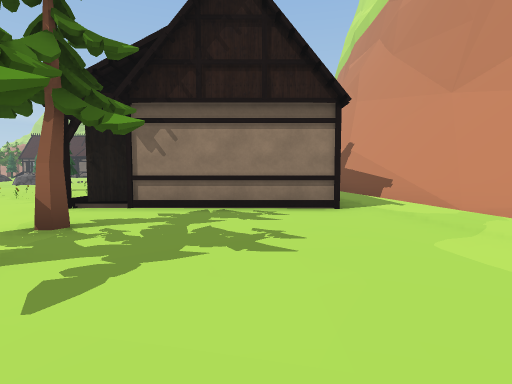
View 1 (above)

24 first-person views from a walk through a Unity game level. The camera is 1.3 m above the floor, tilts 4° down and sees 80° across. The floor is counted in squares, 2 m on a side. Each view is taken from the middle of a square. On the plan, view 1 faces up. The plan holds only what a view shows up to about 10 squares ahead; the rest is blank. The place goes on beyond the plan. The player is left out. Some animated figures are not drawn. Some surface patterns are stand-ins.

View 2
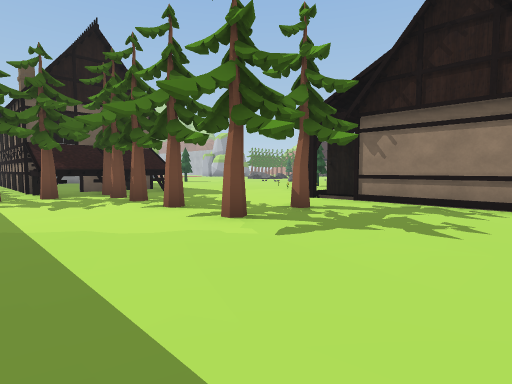

View 3
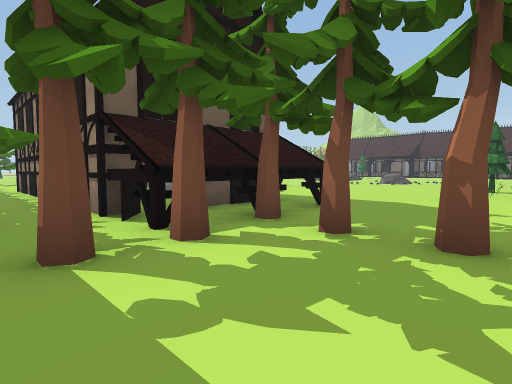

View 4
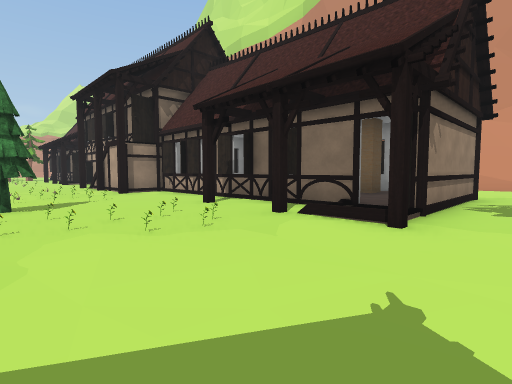

View 5
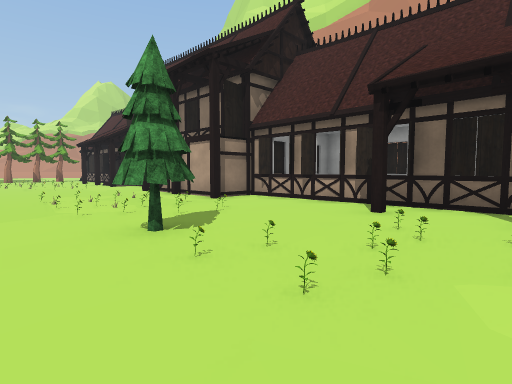

View 6
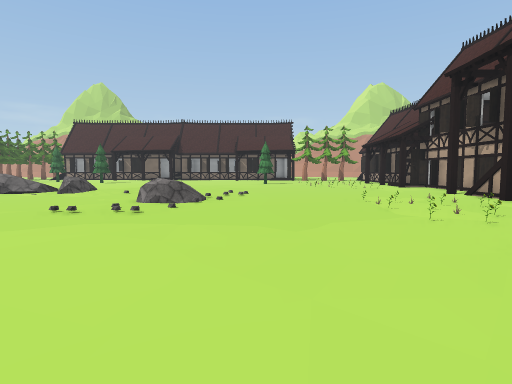

View 7
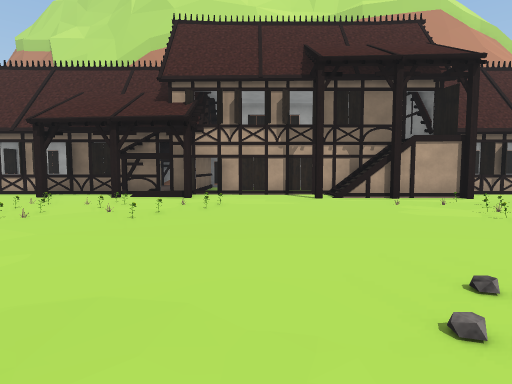

View 8
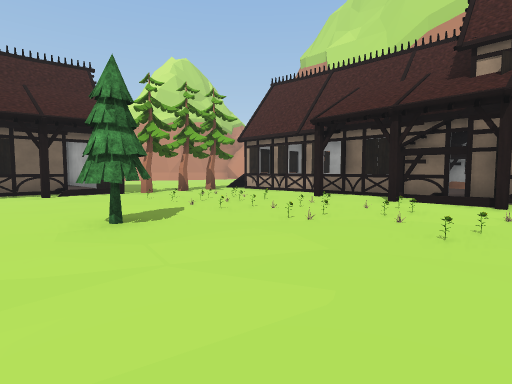

View 9
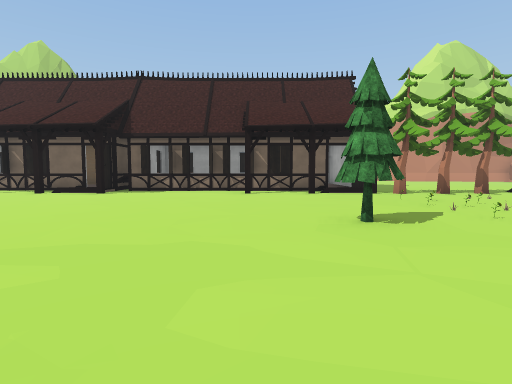

View 10
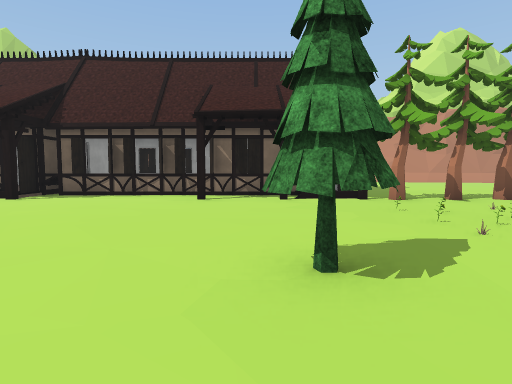

View 11
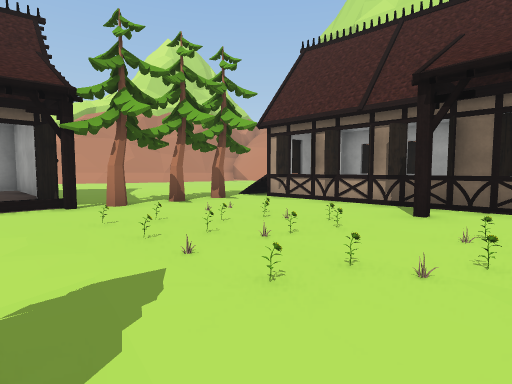

View 12
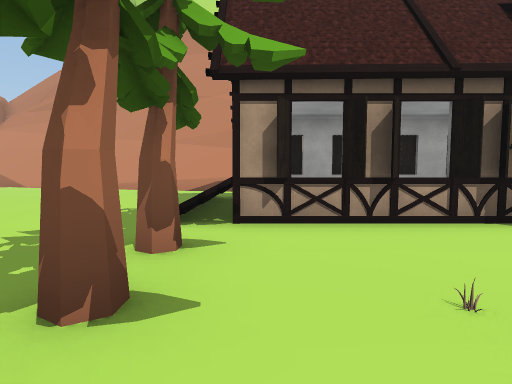

View 13
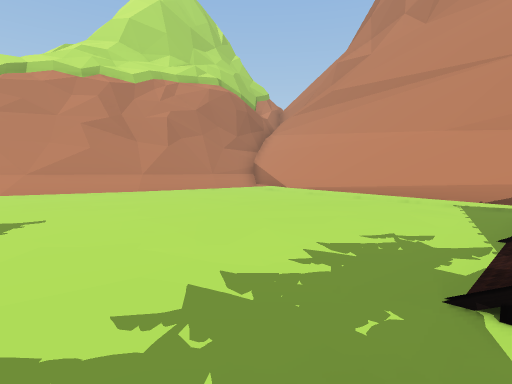

View 14
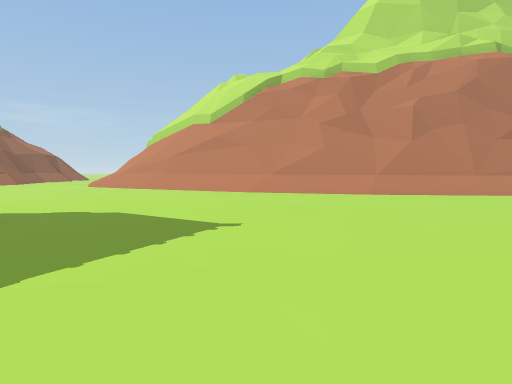

View 15
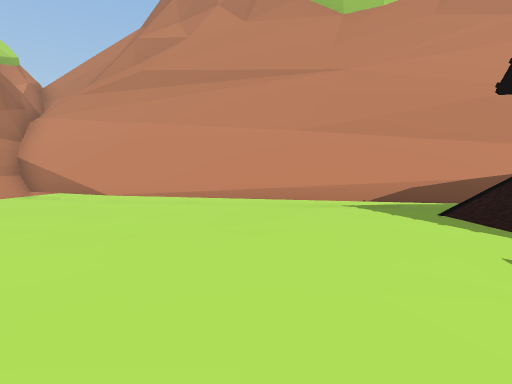

View 16
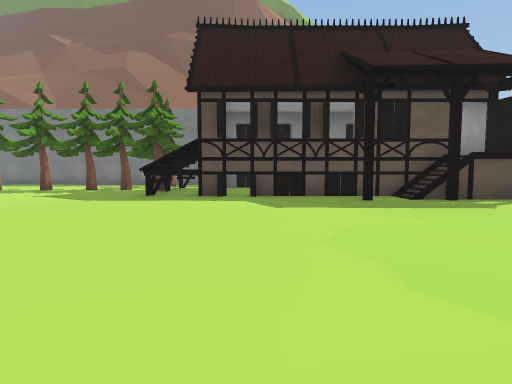

View 17
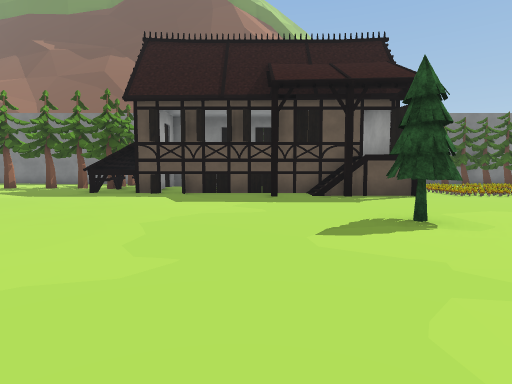

View 18
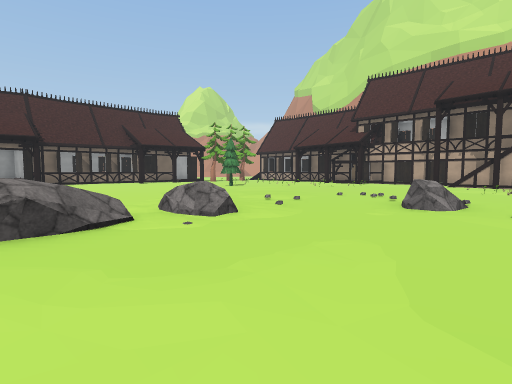

View 19
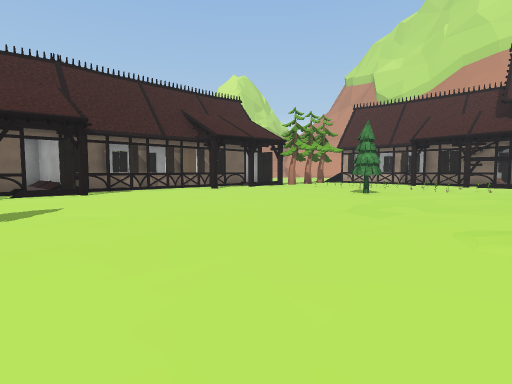

View 20
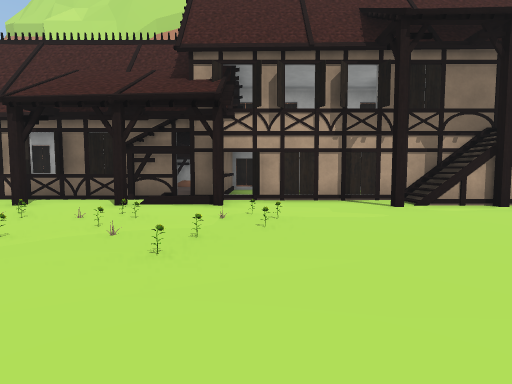

View 21
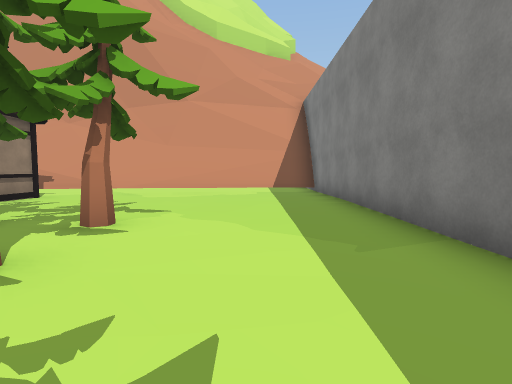

View 22
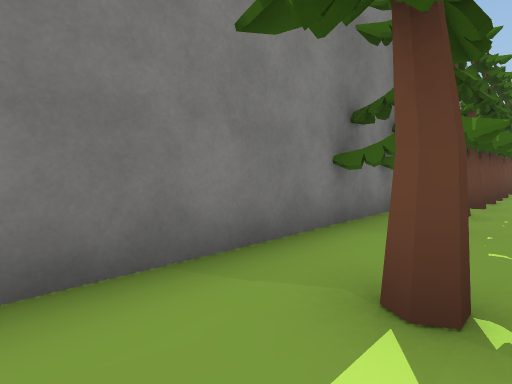

View 23
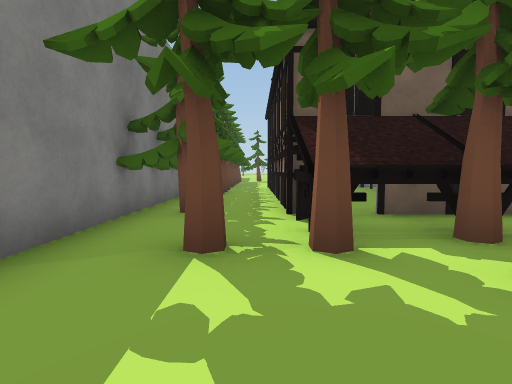

View 24
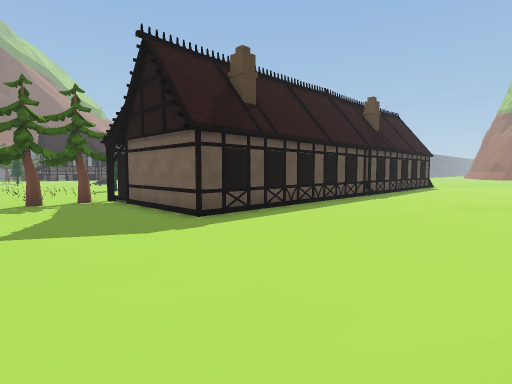

### Floor plan
Key: @ floor where view 1 was taken; # wall or solid block; . main floor; : floor 0.75 m higher than the main floor; / step, stairs or slope; = window, fence, low wall or low ledge; ^ raised ledge; H house; T tree; R rock; O other object.
Columns run from 17 left of view 1 to 7 right of it. Each row starts with its distance up from view 1.
 39        ...// ####       #
 38        .....///##########
 37   ..............//////=/#
 36   ....................//^
 35    ..................=/=^
 34     .................//^
 33      ................//^
 32         H H.........//=^
 31   HH      H.........=/^
 30   HH      H.........=/^
 29 HHHHHHHHHHH.........=#^
 28 .HH....H.#HTT.T////.=^
 27 ...............HHHH/#^
 26  .........OOO..H  H =^
 25  .........OO...H  H
 24  .........OOO..H  H
 23 ........TTOOO..H  H
 22 ..........OOO..H HH
 21 ..........OOO.HHHHH
 20 ..........OO..HHHHH
 19 ..../......OO..H..H
 18   ..//.........H  H
 17 R:R/...//......H  H
 16 ......./.....//H  H
 15 ......R/.....//H HH
 14 ......//...OO.H
 13 .....//...OO..HHHH
 12    .......OO...H
 11   .........O...H  H
 10  .........TT...H  H
  9 ..T.......OO..HH  H
  8 ..........OOO..H  H##
  7 ...........OO.HH  H.#
  6 ..............HH==H.#
  5 HH/.................#
  4 HHHHHHHHHH.....T....#
  3   H....HHH..........##
  2   H   .HHTT.TT.T....##
  1 #HHHHHHHHT...........#
  0 .........T.......@...#
 -1 T.TT.TTT.............#
 -2  TTTT###T#############

Positions as (right, up) in squares from view 1, and headings:
1: (0, 0), facing up
2: (1, -1), facing up-left
3: (-5, -1), facing up-left
4: (-7, 4), facing up-right
5: (-8, 7), facing up-right
6: (-9, 8), facing up
7: (-11, 18), facing right
8: (-10, 19), facing up-right
9: (-10, 19), facing up
10: (-9, 21), facing up
11: (-8, 22), facing up-right
12: (-6, 27), facing right
13: (-4, 28), facing up-right
14: (-3, 29), facing up
15: (-3, 31), facing right
16: (-11, 12), facing down
17: (-13, 13), facing down
18: (-17, 13), facing up-right
19: (-17, 19), facing up-right
20: (-9, 19), facing right
21: (-6, 0), facing right
22: (-6, 0), facing down-left
23: (-5, 0), facing left
24: (-3, 38), facing down-left
